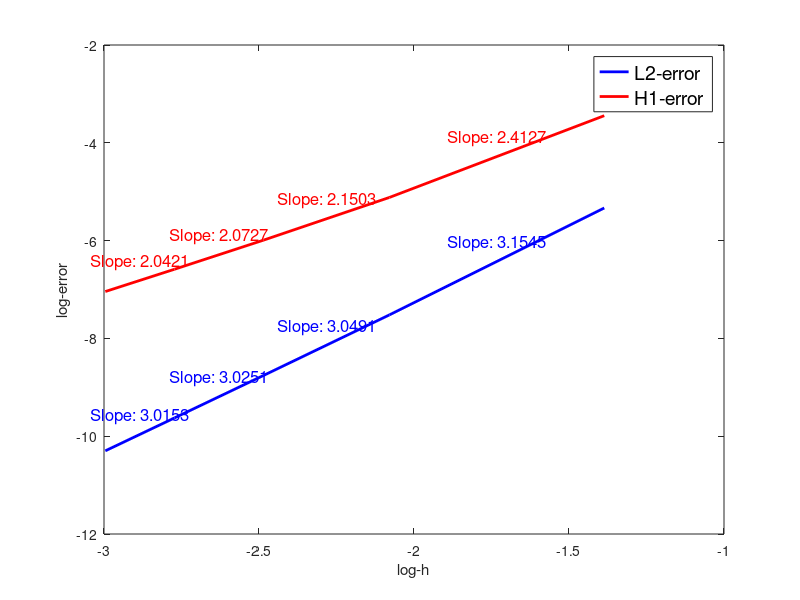

Reproduce this figure in MATLAB.
function [L2_error, H1_error, log_L2_error, log_H1_error, L2_rate_error, H1_rate_error] = convergence_analysis_Q8()
    figure;
    h = [1/4,1/8, 1/12, 1/16, 1/20];
    log_h = log(h);
    
    
    
    % =========================================================================
    % deg=1
    L2_error = [0.004828426207519, 5.422460501647681e-04, 1.574966811557829e-04, 6.596494341468588e-05, 3.365886498163686e-05];
    log_L2_error = log(L2_error);
    H1_error = [0.031889839015168, 0.005989080912743, 0.002504472615763, 0.001379592470969, 8.746777132887221e-04];
    log_H1_error = log(H1_error);
    
    % =========================================================================
    
    
    
    h1 = plot(log_h, log_L2_error,'b-', 'LineWidth', 2);
    hold on;
    h2 = plot(log_h, log_H1_error,'r-', 'LineWidth', 2);
    xlabel("log-h");
    ylabel("log-error");
    legend('L2-error', 'H1-error','Location', 'Best', 'FontSize', 14, 'Box', 'on');
    
    % rate of error
    L2_rate_error = zeros(length(log_h)-1,1);
    H1_rate_error = zeros(length(log_h)-1,1);
    for ii = 1:length(log_h)-1
        L2_rate_error(ii) = (log_L2_error(ii+1) - log_L2_error(ii))/(log_h(ii+1)-log_h(ii));
        H1_rate_error(ii) = (log_H1_error(ii+1) - log_H1_error(ii))/(log_h(ii+1)-log_h(ii));
    end

    % add slope text
    for seg = 1:length(log_h)-1
        x_mid = mean(log_h(seg:seg+1));
        y_mid_L2 = mean(log_L2_error(seg:seg+1)) + 0.2;
        y_mid_H1 = mean(log_H1_error(seg:seg+1)) + 0.2;
        text(x_mid, y_mid_L2, sprintf('Slope: %.4f',L2_rate_error(seg)),...
            'Color', 'b',...
            'HorizontalAlignment', 'center',...
            'VerticalAlignment', 'bottom',...
            'FontSize', 12);
        text(x_mid, y_mid_H1, sprintf('Slope: %.4f',H1_rate_error(seg)),...
            'Color', 'r',...
            'HorizontalAlignment', 'center',...
            'VerticalAlignment', 'bottom',...
            'FontSize', 12);
    end
    legend('show'); 
    hold off;

    fprintf('\n                           Convergence\n');
    fprintf('-------------------------------------------------------------------------------\n');
    fprintf('\tgrid\teL2\t\teH1\t\tlog(eL1)\tlog(eH1)\n');
    
    for i = 1:length(log_h)
        eL2 = L2_error(i);
        eH1 = H1_error(i);
        logeL2 = log_L2_error(i);  
        logeH1 = log_H1_error(i);
        
        % print
        line = sprintf('\t%d\t%.8f\t%.8f\t%.8f\t%.8f\n', i, eL2, eH1, logeL2, logeH1);
        fprintf('%s\n', line);
    end


end